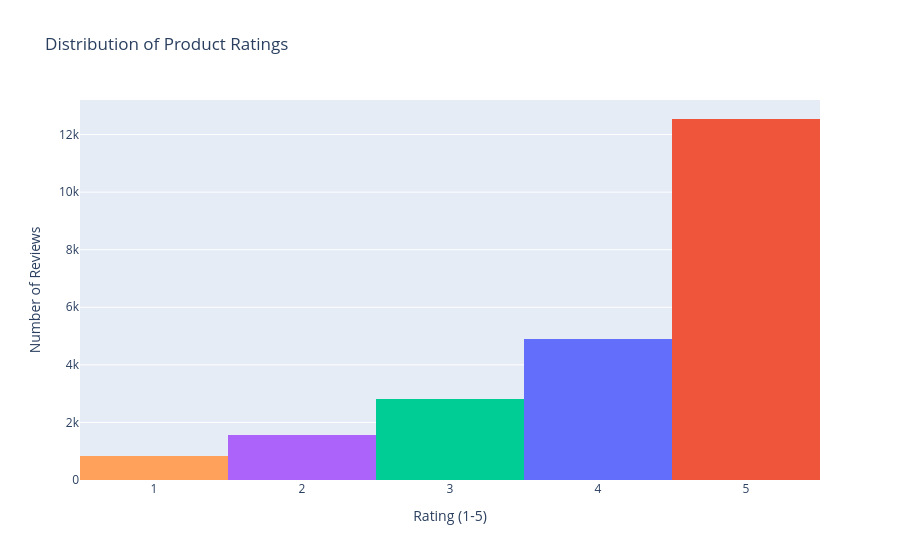

Here is the notebook cell this chart was saved with:
### Code cell
### 4.1 Overall Sentiment: Distribution of Product Ratings
# Ensure Rating is treated as categorical (1–5) for cleaner histogram bars
df["Rating"] = df["Rating"].astype(int)

# Create a histogram of the Rating column with distinct colors for each rating category
fig = px.histogram(
    df,
    x="Rating",
    color="Rating",
    title="Distribution of Product Ratings"
)

# Update if you want to specify the order of categories explicitly
fig.update_layout(
    xaxis_title="Rating (1-5)",
    yaxis_title="Number of Reviews",
    showlegend=False
)

fig.show()

### Figure 1 — Plotly figure (JSON) as saved in the notebook; plotly's stock layout.template omitted (floating-point values rounded to 4 significant figures; data arrays with more than 128 entries replaced by an {"elided": "..."} marker saying what was removed)
{"data": [{"alignmentgroup": "True", "bingroup": "x", "hovertemplate": "Rating=%{x}<br>count=%{y}<extra></extra>", "legendgroup": "4", "marker": {"color": "#636efa", "pattern": {"shape": ""}}, "name": "4", "offsetgroup": "4", "orientation": "v", "showlegend": true, "type": "histogram", "x": {"elided": "4908 int values"}, "xaxis": "x", "yaxis": "y"}, {"alignmentgroup": "True", "bingroup": "x", "hovertemplate": "Rating=%{x}<br>count=%{y}<extra></extra>", "legendgroup": "5", "marker": {"color": "#EF553B", "pattern": {"shape": ""}}, "name": "5", "offsetgroup": "5", "orientation": "v", "showlegend": true, "type": "histogram", "x": {"elided": "12540 int values"}, "xaxis": "x", "yaxis": "y"}, {"alignmentgroup": "True", "bingroup": "x", "hovertemplate": "Rating=%{x}<br>count=%{y}<extra></extra>", "legendgroup": "3", "marker": {"color": "#00cc96", "pattern": {"shape": ""}}, "name": "3", "offsetgroup": "3", "orientation": "v", "showlegend": true, "type": "histogram", "x": {"elided": "2823 int values"}, "xaxis": "x", "yaxis": "y"}, {"alignmentgroup": "True", "bingroup": "x", "hovertemplate": "Rating=%{x}<br>count=%{y}<extra></extra>", "legendgroup": "2", "marker": {"color": "#ab63fa", "pattern": {"shape": ""}}, "name": "2", "offsetgroup": "2", "orientation": "v", "showlegend": true, "type": "histogram", "x": {"elided": "1549 int values"}, "xaxis": "x", "yaxis": "y"}, {"alignmentgroup": "True", "bingroup": "x", "hovertemplate": "Rating=%{x}<br>count=%{y}<extra></extra>", "legendgroup": "1", "marker": {"color": "#FFA15A", "pattern": {"shape": ""}}, "name": "1", "offsetgroup": "1", "orientation": "v", "showlegend": true, "type": "histogram", "x": {"elided": "821 int values"}, "xaxis": "x", "yaxis": "y"}], "layout": {"barmode": "relative", "legend": {"title": {"text": "Rating"}, "tracegroupgap": 0}, "showlegend": false, "title": {"text": "Distribution of Product Ratings"}, "xaxis": {"anchor": "y", "categoryarray": [4, 5, 3, 2, 1], "categoryorder": "array", "domain": [0, 1], "title": {"text": "Rating (1-5)"}}, "yaxis": {"anchor": "x", "domain": [0, 1], "title": {"text": "Number of Reviews"}}}}
